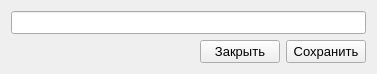
<?xml version="1.0" encoding="UTF-8"?>
<ui version="4.0">
 <class>NameEnter</class>
 <widget class="QWidget" name="NameEnter">
  <property name="geometry">
   <rect>
    <x>0</x>
    <y>0</y>
    <width>377</width>
    <height>72</height>
   </rect>
  </property>
  <property name="windowTitle">
   <string>Form</string>
  </property>
  <layout class="QVBoxLayout" name="verticalLayout">
   <item>
    <widget class="QLineEdit" name="edtName">
     <property name="font">
      <font>
       <pointsize>10</pointsize>
      </font>
     </property>
    </widget>
   </item>
   <item>
    <layout class="QHBoxLayout" name="horizontalLayout">
     <item>
      <spacer name="horizontalSpacer">
       <property name="orientation">
        <enum>Qt::Horizontal</enum>
       </property>
       <property name="sizeHint" stdset="0">
        <size>
         <width>40</width>
         <height>20</height>
        </size>
       </property>
      </spacer>
     </item>
     <item>
      <widget class="QPushButton" name="btnCancel">
       <property name="font">
        <font>
         <pointsize>10</pointsize>
        </font>
       </property>
       <property name="text">
        <string>Закрыть</string>
       </property>
       <property name="icon">
        <iconset>
         <normalon>:/images/close.png</normalon>
        </iconset>
       </property>
      </widget>
     </item>
     <item>
      <widget class="QPushButton" name="btnOK">
       <property name="font">
        <font>
         <pointsize>10</pointsize>
        </font>
       </property>
       <property name="text">
        <string>Сохранить</string>
       </property>
       <property name="icon">
        <iconset>
         <normalon>:/images/save.jpg</normalon>
        </iconset>
       </property>
      </widget>
     </item>
    </layout>
   </item>
  </layout>
 </widget>
 <resources/>
 <connections/>
</ui>
